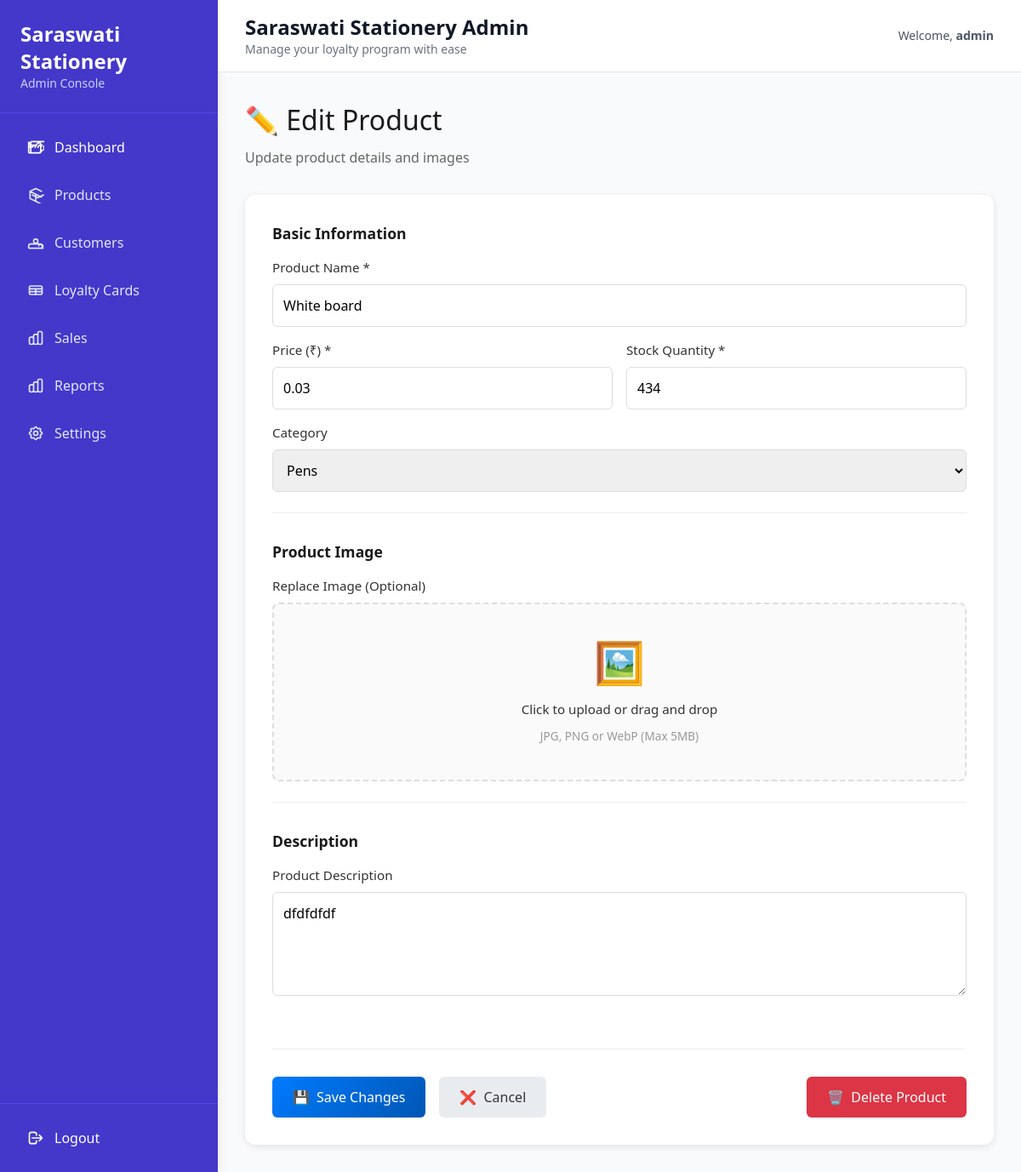
Page /admin/edit_product/2 (signed in) on the committed database.
### models.py (models this page shows, shortened)
class User(UserMixin, db.Model):
    id = db.Column(db.Integer, primary_key=True)
    username = db.Column(db.String(150), unique=True, nullable=False)
    email = db.Column(db.String(150), unique=True, nullable=False)
    password = db.Column(db.String(150), nullable=False)
    role = db.Column(db.String(50), default='customer') # 'admin' or 'customer'
    created_at = db.Column(db.DateTime, default=datetime.utcnow)
    sales = db.relationship('Sale', backref='user', lazy=True)
    loyalty_card = db.relationship('LoyaltyCard', backref='user', uselist=False, lazy=True)
    @property
    def is_admin(self):
        return self.role == 'admin'

class Product(db.Model):
    id = db.Column(db.Integer, primary_key=True)
    name = db.Column(db.String(200), nullable=False)
    price = db.Column(db.Float, nullable=False)
    stock = db.Column(db.Integer, default=0)
    category = db.Column(db.String(100))
    description = db.Column(db.Text)
    image_filename = db.Column(db.String(255))  # Stores uploaded image filename
    created_at = db.Column(db.DateTime, default=db.func.current_timestamp())
    updated_at = db.Column(db.DateTime, default=db.func.current_timestamp(), onupdate=db.func.current_timestamp())

### app.py (the view, shortened to what this page needs)
@app.route('/admin/edit_product/<int:id>', methods=['GET', 'POST'])
@login_required
def edit_product(id):
    product = Product.query.get_or_404(id)
    if not current_user.is_admin:
        abort(403)
    return render_template('admin/edit_product.html', product=product)

### app.py (called while the page is built)
@login_manager.user_loader
def load_user(user_id):
    return User.query.get(int(user_id))

### templates/admin/edit_product.html (shortened to what this page needs)
{% extends 'admin/base_admin.html' %}
{% block content %}
<div class="page-container">
    <div class="content-area">
        <div class="page-header">
            <h1>✏️ Edit Product</h1>
            <p>Update product details and images</p>
        </div>
        <div class="form-card">
            <form method="POST" enctype="multipart/form-data">
                <div class="form-grid">
                    <div class="form-section">
                        <h3>Basic Information</h3>
                        <div class="form-group">
                            <label for="name">Product Name *</label>
                            <input
                                type="text"
                                id="name"
                                name="name"
                                class="form-control"
                                value="{{ product.name }}"
                                required
                            >
                        </div>
                        <div class="form-row">
                            <div class="form-group">
                                <label for="price">Price (₹) *</label>
                                <input
                                    type="number"
                                    id="price"
                                    name="price"
                                    class="form-control"
                                    step="0.01"
                                    min="0"
                                    value="{{ product.price }}"
                                    required
                                >
                            </div>
                            <div class="form-group">
                                <label for="stock">Stock Quantity *</label>
                                <input
                                    type="number"
                                    id="stock"
                                    name="stock"
                                    class="form-control"
                                    min="0"
                                    value="{{ product.stock }}"
                                    required
                                >
                            </div>
                        </div>
                        <div class="form-group">
                            <label for="category">Category</label>
                            <select id="category" name="category" class="form-control">
                                <option value="Pens" {% if product.category == 'Pens' %}selected{% endif %}>Pens</option>
                            </select>
                        </div>
                    </div>
                    <div class="form-section">
                        <h3>Product Image</h3>
                        <div class="form-group">
                            <label for="image">Replace Image (Optional)</label>
                            <div class="image-upload-area">
                                <label for="image" class="upload-label">
                                    <div class="upload-icon">🖼️</div>
                                    <p>Click to upload or drag and drop</p>
                                    <small>JPG, PNG or WebP (Max 5MB)</small>
                                </label>
                            </div>
                        </div>
                    </div>
                    <div class="form-section full-width">
                        <h3>Description</h3>
                        <div class="form-group">
                            <label for="description">Product Description</label>
                            <textarea
                                id="description"
                                name="description"
                                class="form-control"
                                rows="4"
                            >{{ product.description }}</textarea>
                        </div>
                    </div>
                </div>
                <div class="form-actions">
                    <button type="submit" class="btn btn-primary">
                        <span>💾</span> Save Changes
                    </button>
                    <a href="{{ url_for('admin_products') }}" class="btn btn-secondary">
                        <span>❌</span> Cancel
                    </a>
                    <a href="{{ url_for('delete_product', id=product.id) }}" class="btn btn-danger" onclick="return confirm('Are you sure you want to delete this product?')">
                        <span>🗑️</span> Delete Product
                    </a>
                </div>
            </form>
        </div>
    </div>
</div>
{% endblock %}

### templates/admin/base_admin.html (shortened to what this page needs)
<!DOCTYPE html>
<html lang="en">
<head>
  <script src="https://cdn.tailwindcss.com"></script>
</head>
<body class="bg-gray-50">
<div class="flex h-screen">
  <aside class="w-64 bg-indigo-700 text-white flex flex-col shadow-lg">
    <div class="p-6 border-b border-indigo-600">
      <h1 class="text-2xl font-bold">Saraswati Stationery</h1>
      <p class="text-indigo-200 text-sm">Admin Console</p>
    </div>
    <nav class="flex-1 p-4 space-y-2 overflow-y-auto">
      <a href="{{ url_for('admin_dashboard') }}"
         class="flex items-center gap-3 px-4 py-3 rounded-lg hover:bg-indigo-600 transition text-white font-medium group">
        <span>Dashboard</span>
      </a>
      <a href="{{ url_for('admin_products') }}"
         class="flex items-center gap-3 px-4 py-3 rounded-lg hover:bg-indigo-600 transition text-indigo-100 font-medium">
        <svg class="w-5 h-5" fill="none" stroke="currentColor" viewBox="0 0 24 24">
          <path stroke-linecap="round" stroke-linejoin="round" stroke-width="2" d="M20 7l-8-4-8 4m0 0l8 4m-8-4v10l8 4m0-10l8 4m-8-4v10l8 4M7 12l8 4m0 0l8-4"></path>
        </svg>
        <span>Products</span>
      </a>
      <a href="{{ url_for('admin_customers') }}"
         class="flex items-center gap-3 px-4 py-3 rounded-lg hover:bg-indigo-600 transition text-indigo-100 font-medium">
        <svg class="w-5 h-5" fill="none" stroke="currentColor" viewBox="0 0 24 24">
          <path stroke-linecap="round" stroke-linejoin="round" stroke-width="2" d="M17 20h5v-2a3 3 0 00-5.856-1.487M15 10a3 3 0 11-6 0 3 3 0 016 0zM4 20h16c.552 0 1-.448 1-1v-2a3 3 0 00-3-3H5a3 3 0 00-3 3v2c0 .552.448 1 1 1z"></path>
        </svg>
        <span>Customers</span>
      </a>
      <a href="{{ url_for('admin_loyalty_cards') }}"
         class="flex items-center gap-3 px-4 py-3 rounded-lg hover:bg-indigo-600 transition text-indigo-100 font-medium">
        <svg class="w-5 h-5" fill="none" stroke="currentColor" viewBox="0 0 24 24">
          <path stroke-linecap="round" stroke-linejoin="round" stroke-width="2" d="M3 10h18M3 14h18m-9-4v8m-7 0h14a2 2 0 002-2V8a2 2 0 00-2-2H5a2 2 0 00-2 2v8a2 2 0 002 2z"></path>
        </svg>
        <span>Loyalty Cards</span>
      </a>
      <a href="{{ url_for('admin_sales') }}"
         class="flex items-center gap-3 px-4 py-3 rounded-lg hover:bg-indigo-600 transition text-indigo-100 font-medium">
        <span>Sales</span>
      </a>
      <a href="{{ url_for('admin_reports') }}"
         class="flex items-center gap-3 px-4 py-3 rounded-lg hover:bg-indigo-600 transition text-indigo-100 font-medium">
        <span>Reports</span>
      </a>
      <a href="{{ url_for('admin_settings') }}"
         class="flex items-center gap-3 px-4 py-3 rounded-lg hover:bg-indigo-600 transition text-indigo-100 font-medium">
        <span>Settings</span>
      </a>
    </nav>
    <div class="p-4 border-t border-indigo-600 space-y-2">
      <a href="{{ url_for('logout') }}"
         class="flex items-center gap-3 px-4 py-3 rounded-lg hover:bg-red-600 transition text-white font-medium">
        <svg class="w-5 h-5" fill="none" stroke="currentColor" viewBox="0 0 24 24">
          <path stroke-linecap="round" stroke-linejoin="round" stroke-width="2" d="M17 16l4-4m0 0l-4-4m4 4H7m6 4v1a3 3 0 01-3 3H6a3 3 0 01-3-3V7a3 3 0 013-3h4a3 3 0 013 3v1"></path>
        </svg>
        <span>Logout</span>
      </a>
    </div>
  </aside>
  <main class="flex-1 overflow-y-auto">
    <div class="bg-white border-b border-gray-200 px-8 py-4 flex justify-between items-center">
      <div>
        <h2 class="text-2xl font-bold text-gray-900">Saraswati Stationery Admin</h2>
        <p class="text-gray-500 text-sm">Manage your loyalty program with ease</p>
      </div>
      <div class="flex items-center gap-4">
        <span class="text-gray-600 text-sm">Welcome, <span class="font-semibold">{{ current_user.username }}</span></span>
      </div>
    </div>
    <div class="p-8">
      {% block content %}{% endblock %}
    </div>
  </main>
</div>
</body>
</html>

### templates/admin/edit_product.html (style rules this page uses)
.page-container { display: flex; gap: 2rem; }
.content-area { flex: 1; }
.page-header { margin-bottom: 2rem; }
.page-header h1 { font-size: 2rem; color: #1a1a1a; margin-bottom: 0.5rem; }
.page-header p { color: #666; font-size: 1rem; }
.form-card { background: white; border-radius: 12px; padding: 2rem; box-shadow: 0 2px 8px rgba(0, 0, 0, 0.1); }
.form-grid { display: grid; gap: 2rem; }
.form-section { border-bottom: 1px solid #eee; padding-bottom: 1.5rem; }
.form-section:last-child { border-bottom: none; }
.form-section.full-width { grid-column: 1 / -1; }
.form-section h3 { font-size: 1.1rem; color: #1a1a1a; margin-bottom: 1rem; font-weight: 600; }
.form-group { margin-bottom: 1rem; }
.form-group:last-child { margin-bottom: 0; }
.form-label, .form-group label { display: block; margin-bottom: 0.5rem; color: #333; font-weight: 500; font-size: 0.95rem; }
.form-control { width: 100%; padding: 0.75rem; border: 1px solid #ddd; border-radius: 6px; font-size: 1rem; font-family: inherit; transition: border-color 0.2s, box-shadow 0.2s; }
.form-row { display: grid; grid-template-columns: 1fr 1fr; gap: 1rem; }
.image-upload-area { position: relative; border: 2px dashed #ddd; border-radius: 8px; padding: 2rem; text-align: center; background-color: #fafafa; transition: all 0.3s ease; }
.upload-label { cursor: pointer; display: block; }
.upload-icon { font-size: 3rem; margin-bottom: 0.5rem; }
.upload-label p { margin: 0.5rem 0; color: #333; font-weight: 500; }
.upload-label small { color: #999; font-size: 0.85rem; }
.form-actions { display: flex; gap: 1rem; margin-top: 2rem; padding-top: 2rem; border-top: 1px solid #eee; }
.btn { padding: 0.75rem 1.5rem; border: none; border-radius: 6px; font-size: 1rem; font-weight: 500; cursor: pointer; transition: all 0.2s ease; text-decoration: none; display: inline-flex; align-items: center; gap: 0.5rem; }
.btn-primary { background: linear-gradient(135deg, #007bff 0%, #0056b3 100%); color: white; }
.btn-secondary { background-color: #e9ecef; color: #333; }
.btn-danger { background-color: #dc3545; color: white; margin-left: auto; }

### rows in the picture
User: username "admin"
Product: name "White board", price "0.03", stock "434", category "Pens", description "dfdfdfdf"
